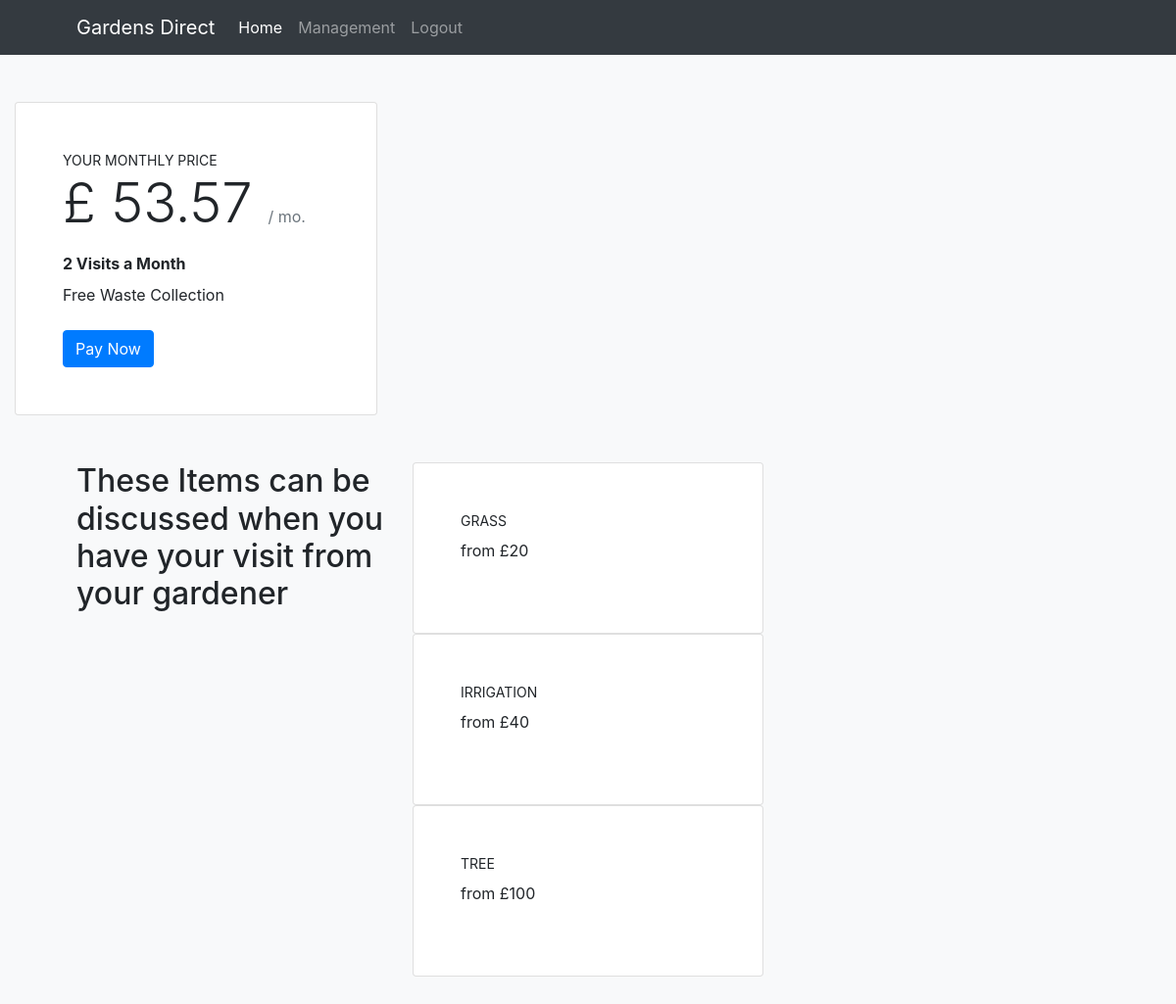
Before: /quote/ (signed in) with the older database file.
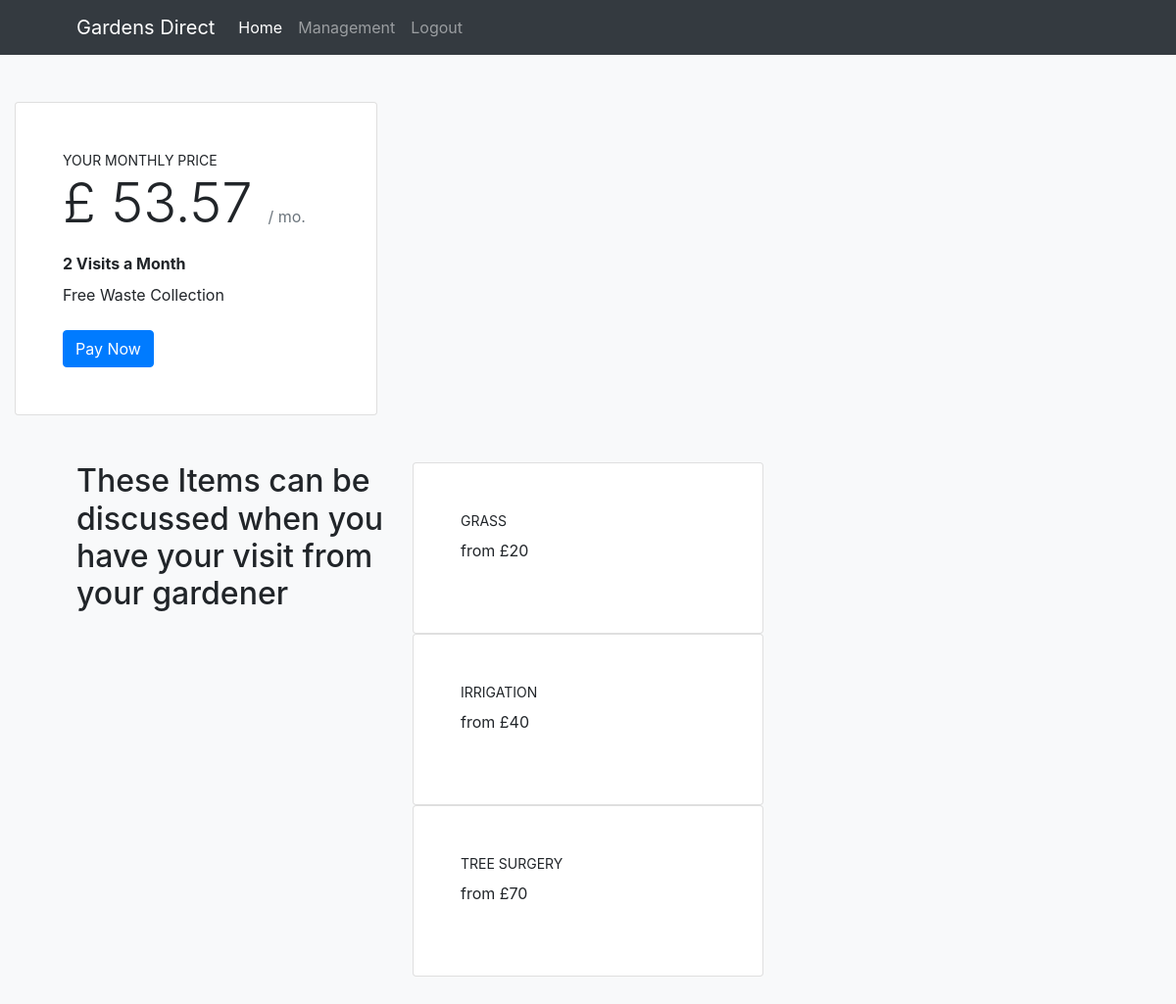
After: the same page with the newer database file.
### admin_products/models.py (models this page shows, shortened)
class Products(models.Model):
    product = models.CharField(max_length=50,blank=True,null=False,unique=True)
    descriptions = models.CharField(max_length=250,blank=True,null=False)
    price = models.IntegerField()
    sale = models.BooleanField()

### calculator/views.py (the view)
# urls.py: path('', views.quote, name = 'quote'),
@login_required
def quote(request):
    total = UserProfile.objects.get(user=request.user).quote
    product_details = Products.objects.all()
    print(total)
    context = {
        'product_details':product_details,
        'total':total
    }
    template = 'quote.html'
    return render(request, template, context)

### calculator/templates/quote.html (shortened to what this page needs)
{% extends "base.html" %}
{% load static %}
{% load crispy_forms_tags %}
{% block content %}
<section class="bg-light py-5">
<div class="col-lg-8 col-xl-4">
    <div class="card mb-5 mb-xl-0">
        <div class="card-body p-5">
            <div class="small text-uppercase fw-bold">
               Your Monthly Price
            </div>
            <div class="mb-3">
                <span class="display-4 fw-bold">£ {{ total }}
                </span>
                <span class="text-muted">/ mo.</span>
            </div>
            <ul class="list-unstyled mb-4">
                <li class="mb-2">
                    <strong>2 Visits a Month</strong>
                </li>
                <li class="mb-2">
                    Free Waste Collection
                </li>
            </ul>
            <div class="d-grid"><a class="btn btn-primary" href="{% url 'checkout' %}">Pay Now</a></div>
        </div>
    </div>
</div>
<div class="container px-5 my-5">
    <div class="row gx-5">
        <div class="col-lg-4 mb-5 mb-lg-0"><h2 class="fw-bolder mb-0">These Items can be discussed when you have your visit from your gardener</h2></div>
        <div class="col-lg-8">
            {% for data in product_details %}
            <div class="row gx-6 row-cols-1 row-cols-md-2">
                <div class="card mb-5 mb-xl-0">
                    <div class="card-body p-5">
                        <div class="small text-uppercase fw-bold">
                            {{ data.product }}
                        </div>
                        <ul class="list-unstyled mb-4">
                            <li class="mb-2">
                                from £{{ data.price }}
                            </li>
                        </ul>
                    </div>
                </div>
            </div>
            {% endfor %}
        </div>
    </div>
</div>
</section>
{% endblock %}

Changed rows visible on the page:
removed Products: product "TREE", price "100"
added Products: product "TREE SURGERY", price "70"
